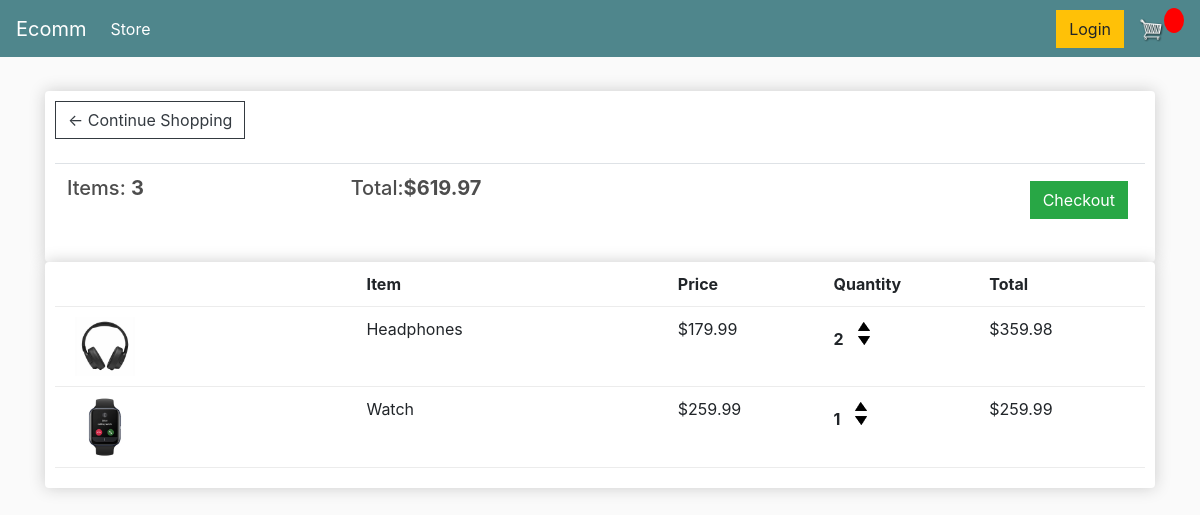
The page /cart/ (signed in) on the database as committed earlier.
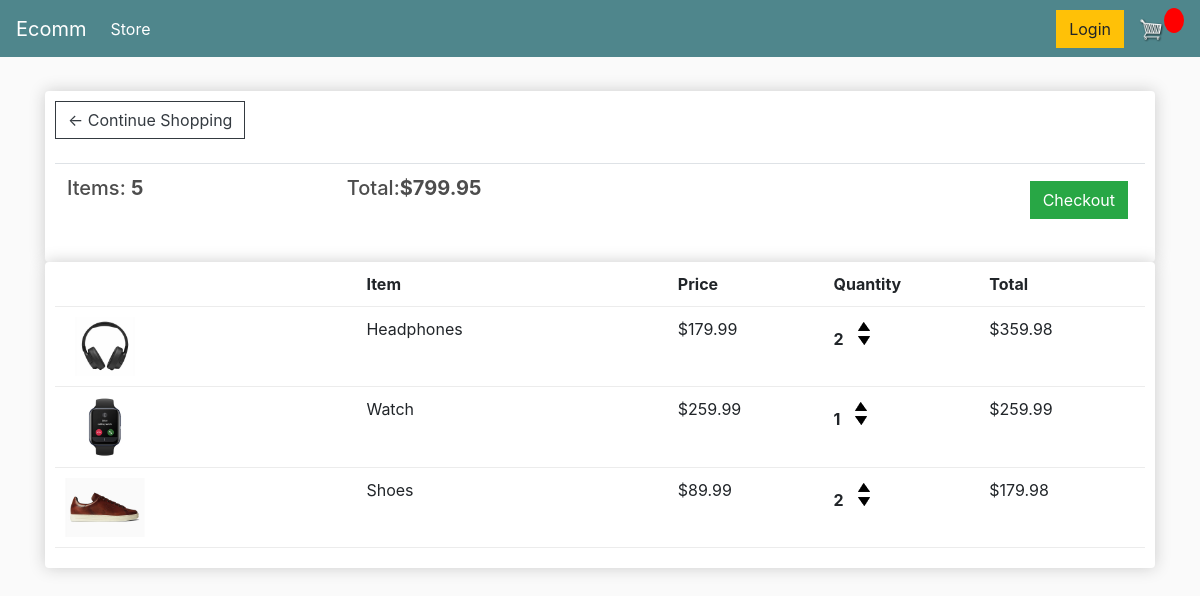
The same page on the database as committed later.
### store/models.py (models this page shows, shortened)
class Order(models.Model):
    customer = models.ForeignKey(Customer, on_delete=models.SET_NULL, blank=True, null=True)
    date_orderd = models.DateTimeField(auto_now_add=True)
    complete = models.BooleanField(default=False, null=True, blank=False)
    transaction_id = models.CharField(max_length=200, null=True)
    @property
    def get_cart_total(self):
        orderitems = self.orderitem_set.all()
        total = sum([item.get_total for item in orderitems])
        return total
    @property
    def get_cart_items(self):
        orderitems = self.orderitem_set.all()
        total = sum([item.quantity for item in orderitems])
        return total

class OrderItem(models.Model):
    product = models.ForeignKey(Product, on_delete=models.SET_NULL, blank=True, null=True)
    order = models.ForeignKey(Order, on_delete=models.SET_NULL, blank=True, null=True)
    quantity = models.IntegerField(default=0, null=True, blank=True)
    date_added = models.DateTimeField(auto_now_add=True)
    @property
    def get_total(self):
        total = self.product.price * self.quantity
        return total

class Product(models.Model):
    name = models.CharField(max_length=200)
    price = models.FloatField()
    digital = models.BooleanField(default=False, null=True, blank=True)
    image = models.ImageField(null=True, blank=True)
    @property
    def imageURL(self):
            try:
                url = self.image.url
            except:
                url = ''
            return url

### store/views.py (the view)
# urls.py: path('cart/', views.cart, name="cart"),
def cart(request):
	if request.user.is_authenticated:
		customer = request.user.customer
		order, created = Order.objects.get_or_create(customer=customer, complete=False)
		items = order.orderitem_set.all()
	else:
		items = []
		order = {'get_cart_total':0, 'get_cart_items':0}
	context = {'items':items, 'order':order}
	return render(request, 'store/cart.html', context)

### store/templates/store/cart.html
{% extends 'store/main.html' %}
{% load static %}
{% block content %}
<div class="row">
	<div class="col-lg-12">
		<div class="box-element">
			<a  class="btn btn-outline-dark" href="{% url 'store' %}">&#x2190; Continue Shopping</a>
			<br>
			<br>
			<table class="table">
				<tr>
					<th><h5>Items: <strong>{{order.get_cart_items}}</strong></h5></th>
					<th><h5>Total:<strong>${{order.get_cart_total}}</strong></h5></th>
					<th>
						<a  style="float:right; margin:5px;" class="btn btn-success" href="{% url 'checkout' %}">Checkout</a>
					</th>
				</tr>
			</table>
		</div>
<div class="box-element">
	<div class="cart-row">
		<div style="flex:2"></div>
		<div style="flex:2"><strong>Item</strong></div>
		<div style="flex:1"><strong>Price</strong></div>
		<div style="flex:1"><strong>Quantity</strong></div>
		<div style="flex:1"><strong>Total</strong></div>
	</div>
	{% for item in items %}
	<div class="cart-row">
		<div style="flex:2"><img class="row-image" src="{{item.product.imageURL}}"></div>
		<div style="flex:2">{{item.product.name}}</div>
		<div style="flex:1"><p>${{item.product.price|floatformat:2}}</p></div>
		<div style="flex:1">
			<p class="quantity">{{item.quantity}}</p>
			<div class="quantity">
				<img data-product="{{item.product.id}}" data-action="add" class="chg-quantity update-cart" src="{% static  'main/arrow-up.png' %}">
				<img data-product="{{item.product.id}}" data-action="remove" class="chg-quantity update-cart" src="{% static  'main/arrow-down.png' %}">
			</div>
		</div>
		<div style="flex:1">${{item.get_total}}</div>
	</div>
	{% endfor %}
        </div>
    </div>
</div>
{% endblock content %}

### store/templates/store/main.html (shortened to what this page needs)
<!DOCTYPE html>
{% load static %}
<html>
<head>
	<link rel="stylesheet" href="https://stackpath.bootstrapcdn.com/bootstrap/4.4.1/css/bootstrap.min.css">
	<link rel="stylesheet" type="text/css" href="{% static 'css/main.css' %}">
</head>
<body>
<nav class="navbar navbar-expand-lg navbar-dark bg-dark">
  <a class="navbar-brand" href="{% url 'store' %}">Ecomm</a>
  <div class="collapse navbar-collapse" id="navbarSupportedContent">
    <ul class="navbar-nav mr-auto">
      <li class="nav-item active">
        <a class="nav-link" href="{% url 'store' %}">Store <span class="sr-only">(current)</span></a>
      </li>
      </ul>
     <div class="form-inline my-2 my-lg-0">
	     	<a href="#"class="btn btn-warning">Login</a>
	     	<a href="{% url 'cart' %}">
	    		<img  id="cart-icon" src="{% static 'main/6+cart.png' %}">
	    	</a>
	    	<p id="cart-total">{{cartItems}}</p>
	    </div>
  </div>
</nav>
         <div class="container">
                <br>
                {% block content %}
                 {% endblock content %}
         </div>
</body>
</html>

### static/css/main.css (style rules this page uses)
body { background-color: hsl(0, 0%, 98%); }
h1,h2,h3,h4,h5,h6 { color:hsl(0, 0%, 30%); }
.box-element { box-shadow:hsl(0, 0%, 80%) 0 0 16px; background-color: #fff; border-radius: 4px; padding: 10px; }
.bg-dark { background-color: #4f868c!important; }
#cart-icon { width:25px; display: inline-block; margin-left: 15px; }
#cart-total { display: block; text-align: center; color:#fff; background-color: red; width: 20px; height: 25px; border-radius: 50%; font-size: 14px; }
.col-lg-4, .col-lg-6, .col-lg-8, .col-lg-12 { margin-top: 10px; }
.btn { border-radius: 0; }
.row-image { width: 100px; }
.cart-row { display: flex; align-items: flex-stretch; padding-bottom: 10px; margin-bottom: 10px; border-bottom: 1px solid #ececec; }
.quantity { display: inline-block; font-weight: 700; padding-right:10px; }
.chg-quantity { width: 12px; cursor: pointer; display: block; margin-top: 5px; transition:.1s; }

Rows that differ between the two databases and show on the page:
computed for Order: get_cart_items "3" → "5"; get_cart_total "619.97" → "799.95"
added OrderItem: product.imageURL (picture), product.name "Shoes", product.price "89.99", quantity "2", get_total "179.98"
